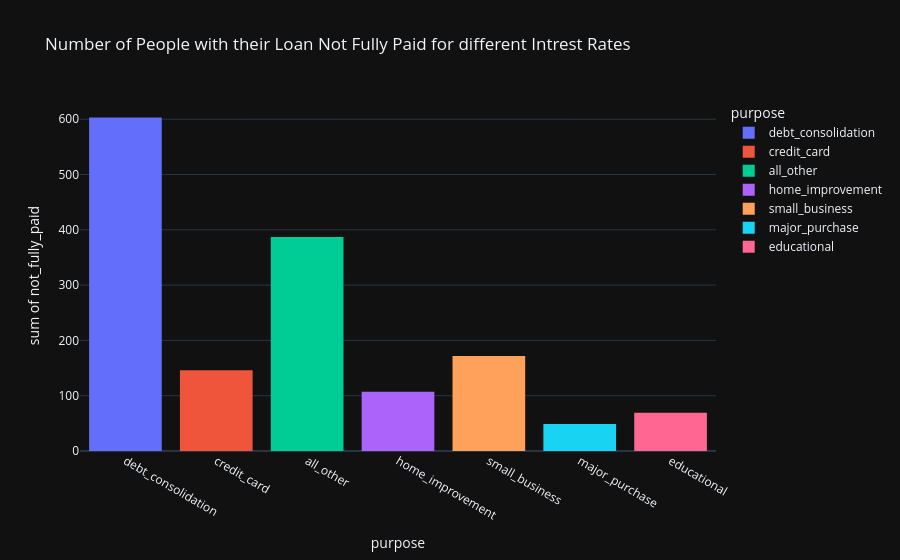

Notebook code cell kept with this figure:
### Code cell
fig = px.histogram(df,
             y = 'not_fully_paid',
             x = 'purpose',
             color = 'purpose',
             template = 'plotly_dark',
             title = 'Number of People with their Loan Not Fully Paid for different Intrest Rates',
             )

fig.show()

### Figure 1 — Plotly figure (JSON) as saved in the notebook; plotly's stock layout.template omitted (floating-point values rounded to 4 significant figures; data arrays with more than 128 entries replaced by an {"elided": "..."} marker saying what was removed)
{"data": [{"alignmentgroup": "True", "bingroup": "x", "histfunc": "sum", "hovertemplate": "purpose=%{x}<br>sum of not_fully_paid=%{y}<extra></extra>", "legendgroup": "debt_consolidation", "marker": {"color": "#636efa", "pattern": {"shape": ""}}, "name": "debt_consolidation", "offsetgroup": "debt_consolidation", "orientation": "v", "showlegend": true, "type": "histogram", "x": {"elided": "3957 str values"}, "xaxis": "x", "y": {"elided": "3957 int values"}, "yaxis": "y"}, {"alignmentgroup": "True", "bingroup": "x", "histfunc": "sum", "hovertemplate": "purpose=%{x}<br>sum of not_fully_paid=%{y}<extra></extra>", "legendgroup": "credit_card", "marker": {"color": "#EF553B", "pattern": {"shape": ""}}, "name": "credit_card", "offsetgroup": "credit_card", "orientation": "v", "showlegend": true, "type": "histogram", "x": {"elided": "1262 str values"}, "xaxis": "x", "y": {"elided": "1262 int values"}, "yaxis": "y"}, {"alignmentgroup": "True", "bingroup": "x", "histfunc": "sum", "hovertemplate": "purpose=%{x}<br>sum of not_fully_paid=%{y}<extra></extra>", "legendgroup": "all_other", "marker": {"color": "#00cc96", "pattern": {"shape": ""}}, "name": "all_other", "offsetgroup": "all_other", "orientation": "v", "showlegend": true, "type": "histogram", "x": {"elided": "2331 str values"}, "xaxis": "x", "y": {"elided": "2331 int values"}, "yaxis": "y"}, {"alignmentgroup": "True", "bingroup": "x", "histfunc": "sum", "hovertemplate": "purpose=%{x}<br>sum of not_fully_paid=%{y}<extra></extra>", "legendgroup": "home_improvement", "marker": {"color": "#ab63fa", "pattern": {"shape": ""}}, "name": "home_improvement", "offsetgroup": "home_improvement", "orientation": "v", "showlegend": true, "type": "histogram", "x": {"elided": "629 str values"}, "xaxis": "x", "y": {"elided": "629 int values"}, "yaxis": "y"}, {"alignmentgroup": "True", "bingroup": "x", "histfunc": "sum", "hovertemplate": "purpose=%{x}<br>sum of not_fully_paid=%{y}<extra></extra>", "legendgroup": "small_business", "marker": {"color": "#FFA15A", "pattern": {"shape": ""}}, "name": "small_business", "offsetgroup": "small_business", "orientation": "v", "showlegend": true, "type": "histogram", "x": {"elided": "619 str values"}, "xaxis": "x", "y": {"elided": "619 int values"}, "yaxis": "y"}, {"alignmentgroup": "True", "bingroup": "x", "histfunc": "sum", "hovertemplate": "purpose=%{x}<br>sum of not_fully_paid=%{y}<extra></extra>", "legendgroup": "major_purchase", "marker": {"color": "#19d3f3", "pattern": {"shape": ""}}, "name": "major_purchase", "offsetgroup": "major_purchase", "orientation": "v", "showlegend": true, "type": "histogram", "x": {"elided": "437 str values"}, "xaxis": "x", "y": {"elided": "437 int values"}, "yaxis": "y"}, {"alignmentgroup": "True", "bingroup": "x", "histfunc": "sum", "hovertemplate": "purpose=%{x}<br>sum of not_fully_paid=%{y}<extra></extra>", "legendgroup": "educational", "marker": {"color": "#FF6692", "pattern": {"shape": ""}}, "name": "educational", "offsetgroup": "educational", "orientation": "v", "showlegend": true, "type": "histogram", "x": {"elided": "343 str values"}, "xaxis": "x", "y": {"elided": "343 int values"}, "yaxis": "y"}], "layout": {"barmode": "relative", "legend": {"title": {"text": "purpose"}, "tracegroupgap": 0}, "title": {"text": "Number of People with their Loan Not Fully Paid for different Intrest Rates"}, "xaxis": {"anchor": "y", "categoryarray": ["debt_consolidation", "credit_card", "all_other", "home_improvement", "small_business", "major_purchase", "educational"], "categoryorder": "array", "domain": [0, 1], "title": {"text": "purpose"}}, "yaxis": {"anchor": "x", "domain": [0, 1], "title": {"text": "sum of not_fully_paid"}}}}
